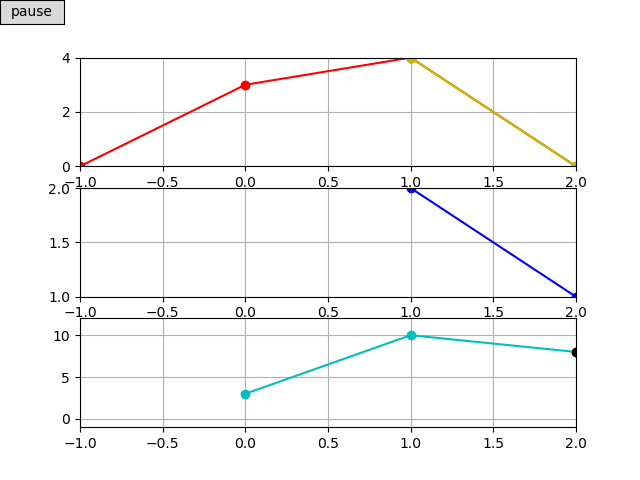

This chart was generated by the following Python code:
import numpy as np
import matplotlib.pyplot as plt
import scipy.signal as sc
from matplotlib.animation import FuncAnimation
from buttons import buttonOnFigure
#--------------------------------------
fig = plt.figure()
fs  = 6
hData = np.zeros(2)
hData[:] = [1,2]
M     = len(hData)
N=2
xData            = np.zeros(N+2*(M-1))
xData[M-1:N+M-1] = [3,4]
#--------------------------------------
tData            = np.arange(-M+1,N+M-1,1)
xAxe             = fig.add_subplot(3,1,1)
xLn,xHighLn      = plt.plot(tData,xData,'r-o',[],[],'y-o')
xAxe.grid(True)
xAxe.set_xlim(-M+1,M+N-2)
xAxe.set_ylim(np.min(xData),np.max(xData))
#--------------------------------------
hAxe = fig.add_subplot(3,1,2)
hLn, = plt.plot([],[],'b-o')
hAxe.grid(True)
hAxe.set_xlim(-M+1,M+N-2)
hAxe.set_ylim(np.min(hData),np.max(hData))
#--------------------------------------
yAxe       = fig.add_subplot(3,1,3)
yDataTemp=np.convolve(hData,xData)
yLn,yDotLn = plt.plot([],[],'c-o',[],[],'ko')
yAxe.grid(True)
yAxe.set_xlim(-M+1,M+N-2)
yAxe.set_ylim(np.min(yDataTemp),np.max(yDataTemp))
yData=[]
#--------------------------------------
def init():
    global yData
    yData=np.zeros(N+M-1)
    return hLn,xLn,xHighLn,yLn,yDotLn

def update(i):
    global yData
    t=np.linspace(-M+1+i,i,M,endpoint=True)
    yData[i]=np.sum(xData[i:i+M]*hData[::-1])
    xHighLn.set_data(t,xData[i:i+M])
    hLn.set_data(t,hData[::-1])
    yLn.set_data(tData[M-1:],yData)
    yDotLn.set_data(tData[M-1+i],yData[i])
    #ani.event_source.stop()
    return hLn,xLn,xHighLn,yLn,yDotLn

ani=FuncAnimation(fig,update,M+N-1,init,interval=1000 ,blit=False,repeat=False)
plt.get_current_fig_manager().window.showMaximized()
b=buttonOnFigure(fig,ani)
plt.show()
